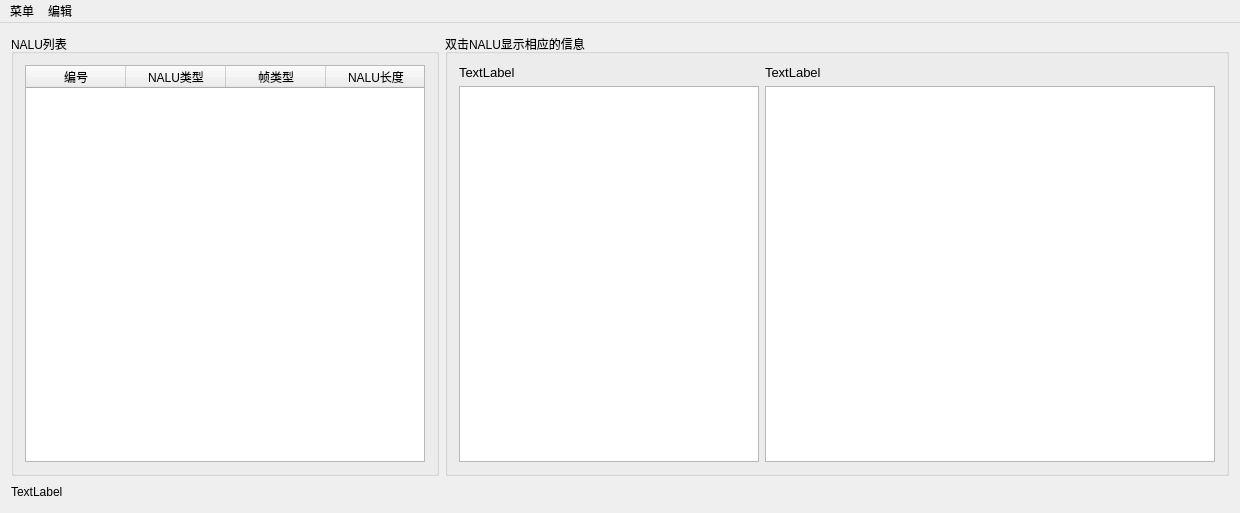
<?xml version="1.0" encoding="UTF-8"?>
<ui version="4.0">
 <class>H264AnalysisQtClass</class>
 <widget class="QMainWindow" name="H264AnalysisQtClass">
  <property name="geometry">
   <rect>
    <x>0</x>
    <y>0</y>
    <width>1228</width>
    <height>513</height>
   </rect>
  </property>
  <property name="windowTitle">
   <string>H264AnalysisQt</string>
  </property>
  <widget class="QWidget" name="centralWidget">
   <layout class="QGridLayout" name="gridLayout">
    <item row="0" column="0">
     <layout class="QVBoxLayout" name="verticalLayout">
      <item>
       <layout class="QHBoxLayout" name="horizontalLayout_2">
        <item>
         <widget class="QGroupBox" name="NaluListGroupBox">
          <property name="title">
           <string>NALU列表</string>
          </property>
          <layout class="QVBoxLayout" name="verticalLayout_2">
           <item>
            <widget class="QTableWidget" name="NaluListTableWidget">
             <property name="sizePolicy">
              <sizepolicy hsizetype="Fixed" vsizetype="Expanding">
               <horstretch>0</horstretch>
               <verstretch>0</verstretch>
              </sizepolicy>
             </property>
             <property name="minimumSize">
              <size>
               <width>400</width>
               <height>0</height>
              </size>
             </property>
             <property name="frameShadow">
              <enum>QFrame::Sunken</enum>
             </property>
             <property name="horizontalScrollBarPolicy">
              <enum>Qt::ScrollBarAlwaysOff</enum>
             </property>
             <property name="sizeAdjustPolicy">
              <enum>QAbstractScrollArea::AdjustIgnored</enum>
             </property>
             <property name="autoScroll">
              <bool>true</bool>
             </property>
             <attribute name="verticalHeaderVisible">
              <bool>false</bool>
             </attribute>
             <column>
              <property name="text">
               <string>编号</string>
              </property>
             </column>
             <column>
              <property name="text">
               <string>NALU类型</string>
              </property>
             </column>
             <column>
              <property name="text">
               <string>帧类型</string>
              </property>
             </column>
             <column>
              <property name="text">
               <string>NALU长度</string>
              </property>
             </column>
            </widget>
           </item>
          </layout>
         </widget>
        </item>
        <item>
         <widget class="QGroupBox" name="NaluShowGroupBox">
          <property name="title">
           <string>双击NALU显示相应的信息</string>
          </property>
          <layout class="QHBoxLayout" name="horizontalLayout_4">
           <item>
            <layout class="QVBoxLayout" name="verticalLayout_4">
             <item>
              <widget class="QLabel" name="NaluShowInfoLabel">
               <property name="font">
                <font>
                 <pointsize>10</pointsize>
                </font>
               </property>
               <property name="text">
                <string>TextLabel</string>
               </property>
              </widget>
             </item>
             <item>
              <widget class="QTextEdit" name="NaluShowInfoTextEdit">
               <property name="sizePolicy">
                <sizepolicy hsizetype="Fixed" vsizetype="Expanding">
                 <horstretch>0</horstretch>
                 <verstretch>0</verstretch>
                </sizepolicy>
               </property>
               <property name="minimumSize">
                <size>
                 <width>300</width>
                 <height>0</height>
                </size>
               </property>
               <property name="font">
                <font>
                 <pointsize>9</pointsize>
                </font>
               </property>
               <property name="readOnly">
                <bool>true</bool>
               </property>
              </widget>
             </item>
            </layout>
           </item>
           <item>
            <layout class="QVBoxLayout" name="verticalLayout_3">
             <item>
              <widget class="QLabel" name="NaluShowBinaryLabel">
               <property name="font">
                <font>
                 <pointsize>10</pointsize>
                </font>
               </property>
               <property name="frameShadow">
                <enum>QFrame::Plain</enum>
               </property>
               <property name="text">
                <string>TextLabel</string>
               </property>
              </widget>
             </item>
             <item>
              <widget class="QTextEdit" name="NaluShowBinaryTextEdit">
               <property name="sizePolicy">
                <sizepolicy hsizetype="Fixed" vsizetype="Expanding">
                 <horstretch>0</horstretch>
                 <verstretch>0</verstretch>
                </sizepolicy>
               </property>
               <property name="minimumSize">
                <size>
                 <width>450</width>
                 <height>0</height>
                </size>
               </property>
               <property name="font">
                <font>
                 <pointsize>10</pointsize>
                 <weight>50</weight>
                 <bold>false</bold>
                </font>
               </property>
               <property name="readOnly">
                <bool>true</bool>
               </property>
              </widget>
             </item>
            </layout>
           </item>
          </layout>
         </widget>
        </item>
       </layout>
      </item>
      <item>
       <layout class="QHBoxLayout" name="horizontalLayout">
        <item>
         <widget class="QLabel" name="curStatusLabel">
          <property name="text">
           <string>TextLabel</string>
          </property>
         </widget>
        </item>
        <item>
         <spacer name="horizontalSpacer">
          <property name="orientation">
           <enum>Qt::Horizontal</enum>
          </property>
          <property name="sizeHint" stdset="0">
           <size>
            <width>40</width>
            <height>20</height>
           </size>
          </property>
         </spacer>
        </item>
       </layout>
      </item>
     </layout>
    </item>
   </layout>
  </widget>
  <widget class="QMenuBar" name="menuBar">
   <property name="geometry">
    <rect>
     <x>0</x>
     <y>0</y>
     <width>1228</width>
     <height>23</height>
    </rect>
   </property>
   <widget class="QMenu" name="menu">
    <property name="title">
     <string>菜单</string>
    </property>
    <addaction name="openFileAction"/>
    <addaction name="naluInfoAction"/>
    <addaction name="exitAction"/>
   </widget>
   <widget class="QMenu" name="edit">
    <property name="title">
     <string>编辑</string>
    </property>
    <addaction name="findAction"/>
   </widget>
   <addaction name="menu"/>
   <addaction name="edit"/>
  </widget>
  <action name="naluInfoAction">
   <property name="text">
    <string>NALU总信息</string>
   </property>
   <property name="shortcut">
    <string>Ctrl+I</string>
   </property>
  </action>
  <action name="openFileAction">
   <property name="text">
    <string>打开</string>
   </property>
   <property name="shortcut">
    <string>Ctrl+O</string>
   </property>
  </action>
  <action name="exitAction">
   <property name="text">
    <string>退出</string>
   </property>
   <property name="shortcut">
    <string>Ctrl+X</string>
   </property>
  </action>
  <action name="findAction">
   <property name="text">
    <string>查找</string>
   </property>
   <property name="shortcut">
    <string>Ctrl+F</string>
   </property>
  </action>
 </widget>
 <layoutdefault spacing="6" margin="11"/>
 <resources>
  <include location="h264analysisqt.qrc"/>
 </resources>
 <connections/>
</ui>
